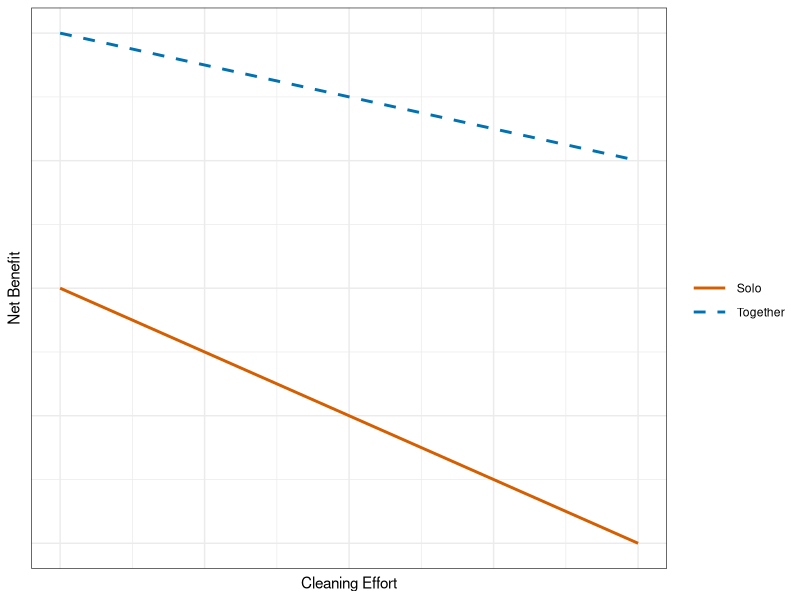
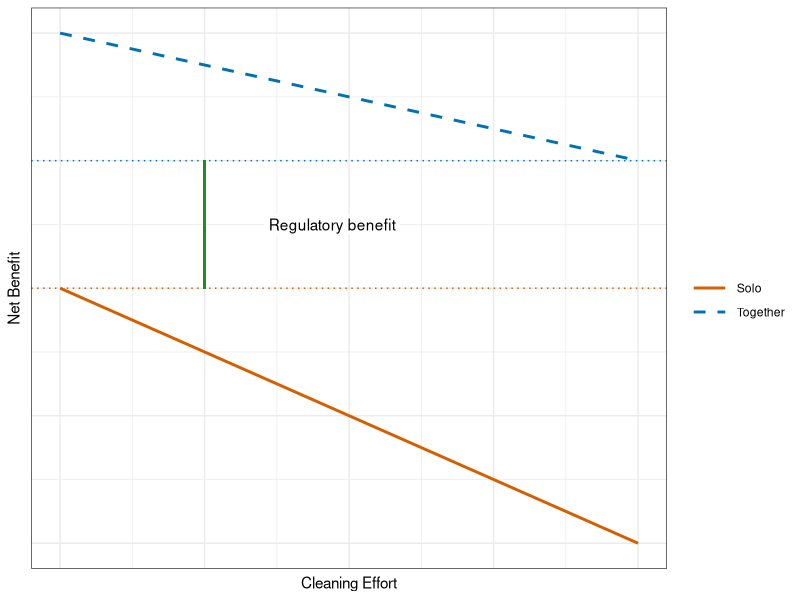

These figures' R source, in order:
## Attach required packages
library(ggplot2)
# library(ggpubr)

## Define data
effort = seq(from = 0, to = 1, by = 0.01)
dat = data.frame(
    effort = rep(effort, 2),
    group  = rep(c("Solo", "Together"), each = length(effort)),
    utility = c(effort - 2 * effort, 1 + effort - 1.5 * effort)
)

## Plot basic result
map = aes(x = effort, y = utility, color = group, linetype = group)
pal = c(Solo = "#d55e00", Together = "#0072b2")
lty = c(Solo = "solid", Together = "dashed")
plt = ggplot(data = dat, mapping = map) +
    geom_line(linewidth = 1) +
    xlab("Cleaning Effort") + ylab("Net Benefit") +
    scale_color_manual(values = pal, name = "") +
    scale_linetype_manual(values = lty, name = "") +
    theme_bw() +
    theme(
        axis.text  = element_blank(),
        axis.ticks = element_blank(),
        legend.key.width = unit(1, "cm")
    )
ggsave(
    plot = plt,
    filename = "slides/unit-3/roommates1.png",
    width = 1350,
    height = 760,
    units = "px"
)

## Plot result showing regulatory benefit
plt = ggplot(data = dat, mapping = map) +
    geom_line(linewidth = 1) +
    geom_hline(yintercept = 0.0, linetype = "dotted", color = "#d55e00") +
    geom_hline(yintercept = 0.5, linetype = "dotted", color = "#0072b2") +
    geom_segment(
        x = 0.25, y = 0, yend = 0.5,
        linewidth = 0.75, color = "#228b22",
        inherit.aes = FALSE
    ) +
    annotate(
        x = 0.4, y = 0.25,
        geom = "label", label = "Regulatory benefit",
        hjust = 0.2, label.size = 0
    ) +
    xlab("Cleaning Effort") + ylab("Net Benefit") +
    scale_color_manual(values = pal, name = "") +
    scale_linetype_manual(values = lty, name = "") +
    theme_bw() +
    theme(
        axis.text  = element_blank(),
        axis.ticks = element_blank(),
        legend.key.width = unit(1, "cm")
    )
ggsave(
    plot = plt,
    filename = "slides/unit-3/roommates2.png",
    width = 1350,
    height = 760,
    units = "px"
)
